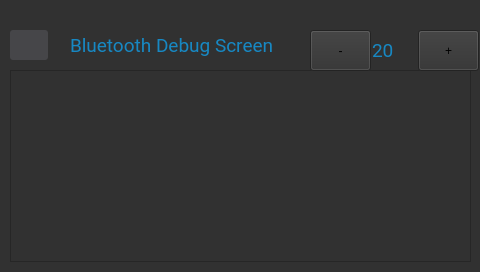
<?xml version="1.0" encoding="UTF-8"?>
<ui version="4.0">
 <class>BluetoothDebugScreen</class>
 <widget class="QDialog" name="BluetoothDebugScreen">
  <property name="geometry">
   <rect>
    <x>0</x>
    <y>0</y>
    <width>480</width>
    <height>272</height>
   </rect>
  </property>
  <property name="windowTitle">
   <string>Dialog</string>
  </property>
  <property name="styleSheet">
   <string notr="true">background-color: rgb(49, 49, 49);</string>
  </property>
  <widget class="QLabel" name="titleBluetoothDebug">
   <property name="geometry">
    <rect>
     <x>70</x>
     <y>30</y>
     <width>231</width>
     <height>30</height>
    </rect>
   </property>
   <property name="font">
    <font>
     <family>Roboto</family>
     <pointsize>14</pointsize>
    </font>
   </property>
   <property name="styleSheet">
    <string notr="true">color:#1788c3
</string>
   </property>
   <property name="text">
    <string>Bluetooth Debug Screen</string>
   </property>
  </widget>
  <widget class="QPushButton" name="backBluetoothDebug">
   <property name="geometry">
    <rect>
     <x>10</x>
     <y>30</y>
     <width>38</width>
     <height>30</height>
    </rect>
   </property>
   <property name="focusPolicy">
    <enum>Qt::NoFocus</enum>
   </property>
   <property name="styleSheet">
    <string notr="true">border:none;
border-radius:3px;
background-color: rgb(70, 70, 73);</string>
   </property>
   <property name="text">
    <string/>
   </property>
   <property name="icon">
    <iconset resource="../rsc/resource.qrc">
     <normaloff>:/icons/previous.png</normaloff>:/icons/previous.png</iconset>
   </property>
  </widget>
  <widget class="QListWidget" name="bluetoothListWidget">
   <property name="geometry">
    <rect>
     <x>10</x>
     <y>70</y>
     <width>461</width>
     <height>192</height>
    </rect>
   </property>
   <property name="styleSheet">
    <string notr="true"> QScrollBar:vertical {
     border: none;
     width: 5px;
 }
 QScrollBar::handle:vertical {
     background:#1788c3;
     min-height: 20px;
 }
 QScrollBar::up-arrow:vertical, QScrollBar::down-arrow:vertical {
     border: 2px #1788c3;
     width: 5px;
     height: 5px;
     background: #1788c3;
 }</string>
   </property>
   <property name="editTriggers">
    <set>QAbstractItemView::NoEditTriggers</set>
   </property>
  </widget>
  <widget class="QPushButton" name="incrementButton">
   <property name="geometry">
    <rect>
     <x>418</x>
     <y>30</y>
     <width>61</width>
     <height>41</height>
    </rect>
   </property>
   <property name="focusPolicy">
    <enum>Qt::NoFocus</enum>
   </property>
   <property name="text">
    <string>+</string>
   </property>
  </widget>
  <widget class="QPushButton" name="decrementButton">
   <property name="geometry">
    <rect>
     <x>310</x>
     <y>30</y>
     <width>61</width>
     <height>41</height>
    </rect>
   </property>
   <property name="focusPolicy">
    <enum>Qt::NoFocus</enum>
   </property>
   <property name="text">
    <string>-</string>
   </property>
  </widget>
  <widget class="QLabel" name="textTransferSize">
   <property name="geometry">
    <rect>
     <x>372</x>
     <y>35</y>
     <width>41</width>
     <height>30</height>
    </rect>
   </property>
   <property name="font">
    <font>
     <family>Roboto</family>
     <pointsize>14</pointsize>
    </font>
   </property>
   <property name="styleSheet">
    <string notr="true">color:#1788c3
</string>
   </property>
   <property name="text">
    <string>20</string>
   </property>
  </widget>
 </widget>
 <resources>
  <include location="../rsc/resource.qrc"/>
 </resources>
 <connections/>
</ui>
